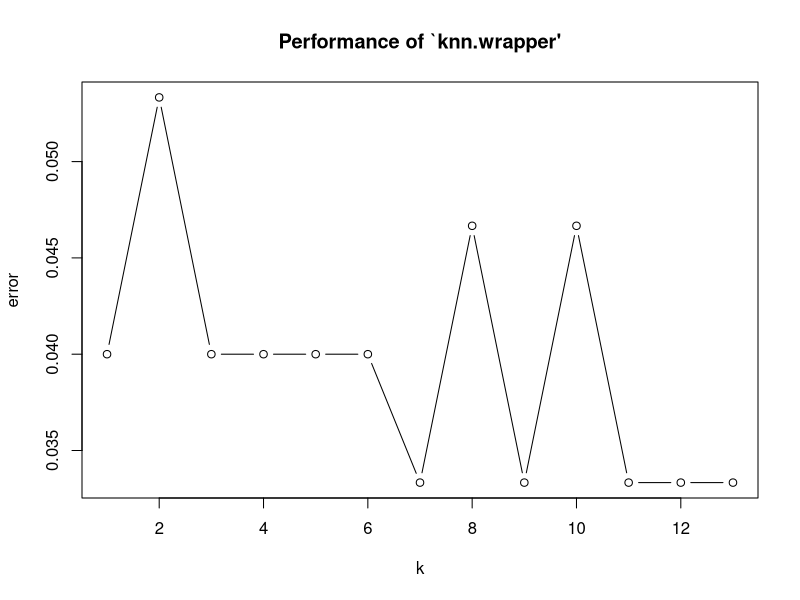

The R source for this figure:
da<-iris
da
head(da)
set.seed(1234)
train<-da[,-5]
head(train)
testmo<-da[sample(150,25),]
actualclass<-testmo[,5]
test<-testmo[,-5]
class<-iris[,5]
library(class)# package for knn
sqrt(150)
knnmodel<-knn(train,test,class,8)
knnmodel
tab<-table(knnmodel,actualclass)
tab
error<-sum(diag(tab))/sum(tab)
errorrate<-error/sum(tab)
errorrate
errorrate<-as.matrix(0,100)
for (i in 1:100)# find k value
  {
    knnmodel<-knn(train,test,class,i)
    tab<-table(knnmodel,actualclass)
    error<-sum(diag(tab))/sum(tab)
    errorrate[i]<-error/sum(tab)
}
errorrate
library(e1071)#package for tuning
t1<-tune.knn(train,class,k=1:13)
summary(t1)
plot(t1)
  